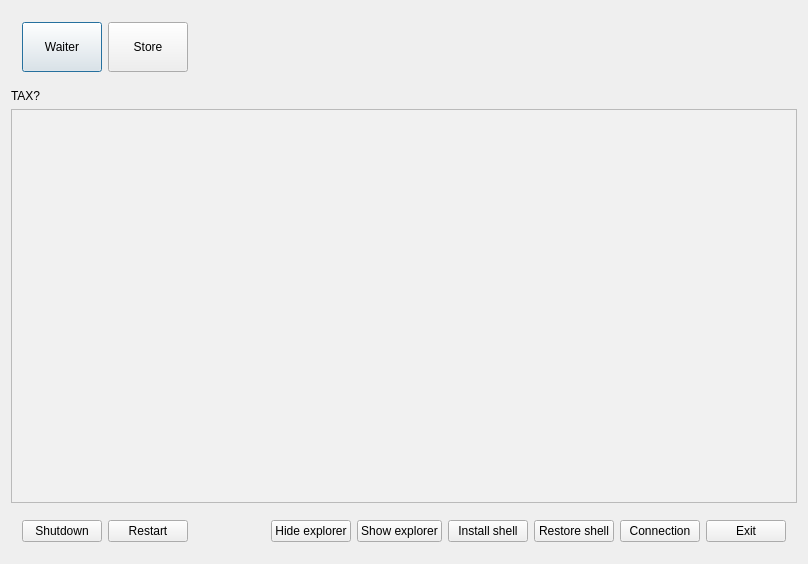
<?xml version="1.0" encoding="UTF-8"?>
<ui version="4.0">
 <class>Dialog</class>
 <widget class="QDialog" name="Dialog">
  <property name="geometry">
   <rect>
    <x>0</x>
    <y>0</y>
    <width>808</width>
    <height>564</height>
   </rect>
  </property>
  <property name="windowTitle">
   <string>Dialog</string>
  </property>
  <layout class="QVBoxLayout" name="verticalLayout">
   <item>
    <widget class="QWidget" name="widget_2" native="true">
     <layout class="QHBoxLayout" name="horizontalLayout_2">
      <item>
       <widget class="QPushButton" name="btnFastF">
        <property name="minimumSize">
         <size>
          <width>0</width>
          <height>50</height>
         </size>
        </property>
        <property name="text">
         <string>Waiter</string>
        </property>
        <property name="icon">
         <iconset resource="res.qrc">
          <normaloff>:/app.png</normaloff>:/app.png</iconset>
        </property>
        <property name="iconSize">
         <size>
          <width>32</width>
          <height>32</height>
         </size>
        </property>
       </widget>
      </item>
      <item>
       <widget class="QPushButton" name="btnStore">
        <property name="minimumSize">
         <size>
          <width>0</width>
          <height>50</height>
         </size>
        </property>
        <property name="text">
         <string>Store</string>
        </property>
        <property name="icon">
         <iconset resource="res.qrc">
          <normaloff>:/app.png</normaloff>:/app.png</iconset>
        </property>
        <property name="iconSize">
         <size>
          <width>32</width>
          <height>32</height>
         </size>
        </property>
       </widget>
      </item>
      <item>
       <spacer name="horizontalSpacer_2">
        <property name="orientation">
         <enum>Qt::Horizontal</enum>
        </property>
        <property name="sizeHint" stdset="0">
         <size>
          <width>687</width>
          <height>20</height>
         </size>
        </property>
       </spacer>
      </item>
     </layout>
    </widget>
   </item>
   <item>
    <widget class="QLabel" name="lbTax">
     <property name="text">
      <string>TAX?</string>
     </property>
    </widget>
   </item>
   <item>
    <widget class="QPlainTextEdit" name="plLog">
     <property name="styleSheet">
      <string notr="true">background:rgb(241, 241, 241)</string>
     </property>
     <property name="readOnly">
      <bool>true</bool>
     </property>
    </widget>
   </item>
   <item>
    <widget class="QWidget" name="widget" native="true">
     <layout class="QHBoxLayout" name="horizontalLayout">
      <item>
       <widget class="QPushButton" name="btnShutDown">
        <property name="text">
         <string>Shutdown</string>
        </property>
       </widget>
      </item>
      <item>
       <widget class="QPushButton" name="btnRestart">
        <property name="text">
         <string>Restart</string>
        </property>
       </widget>
      </item>
      <item>
       <spacer name="horizontalSpacer">
        <property name="orientation">
         <enum>Qt::Horizontal</enum>
        </property>
        <property name="sizeHint" stdset="0">
         <size>
          <width>119</width>
          <height>20</height>
         </size>
        </property>
       </spacer>
      </item>
      <item>
       <widget class="QPushButton" name="btnHideExplorer">
        <property name="text">
         <string>Hide explorer</string>
        </property>
       </widget>
      </item>
      <item>
       <widget class="QPushButton" name="btnExplorer">
        <property name="text">
         <string>Show explorer</string>
        </property>
       </widget>
      </item>
      <item>
       <widget class="QPushButton" name="btnInstallShell">
        <property name="text">
         <string>Install shell</string>
        </property>
       </widget>
      </item>
      <item>
       <widget class="QPushButton" name="btnRestoreShell">
        <property name="text">
         <string>Restore shell</string>
        </property>
       </widget>
      </item>
      <item>
       <widget class="QPushButton" name="btnConnection">
        <property name="text">
         <string>Connection</string>
        </property>
       </widget>
      </item>
      <item>
       <widget class="QPushButton" name="btnClose">
        <property name="text">
         <string>Exit</string>
        </property>
       </widget>
      </item>
     </layout>
    </widget>
   </item>
  </layout>
 </widget>
 <layoutdefault spacing="6" margin="11"/>
 <resources>
  <include location="res.qrc"/>
 </resources>
 <connections/>
</ui>
